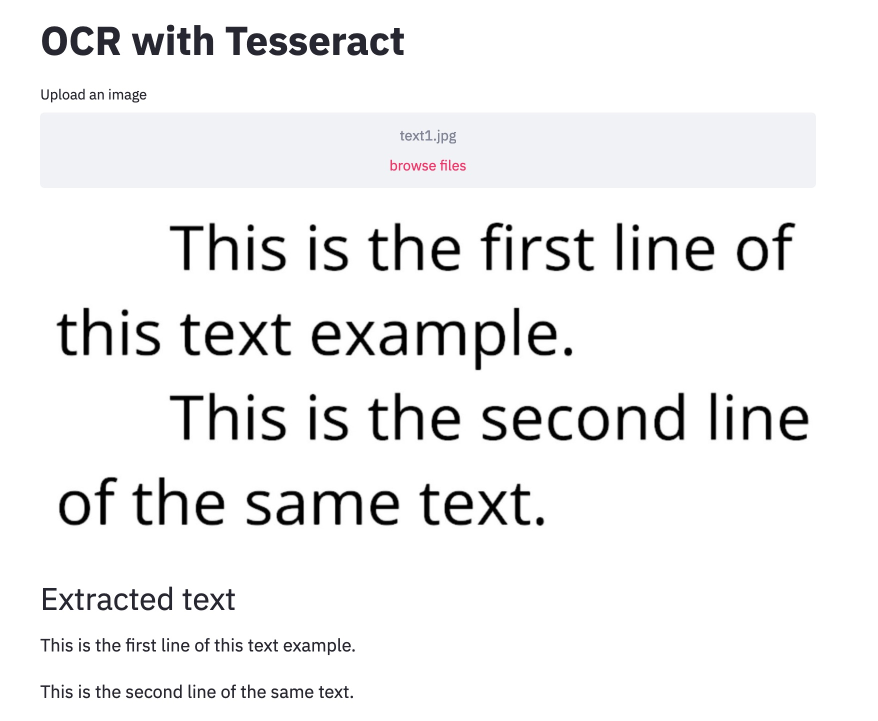
#> input picture Backend/receipts/test.jpeg, 1756 x 1442 px (shown at 1/2 size)
$ python -i Scanner.py   (imports and definitions only)
#> lines starting #> are read from the running program, lines starting #| are printed output that depends on the picture; after the words box and inside, x2 and y2 are one past the last pixel; in counts of white or black regions, pixels touching at a corner belong together
#> further down, picture is the input picture: shape (1442, 1756, 3); mean B, G, R 241.3, 240.8, 240.8
import cv2

import easyocr
from PIL import Image
from google import genai
import json


def function(test_image):
    image = test_image
    gray = cv2.cvtColor(image, cv2.COLOR_BGR2GRAY)
    denoised = cv2.fastNlMeansDenoising(gray, h=30)
    thresh = cv2.adaptiveThreshold(
        denoised, 255, cv2.ADAPTIVE_THRESH_GAUSSIAN_C,
        cv2.THRESH_BINARY, 11, 2
    )
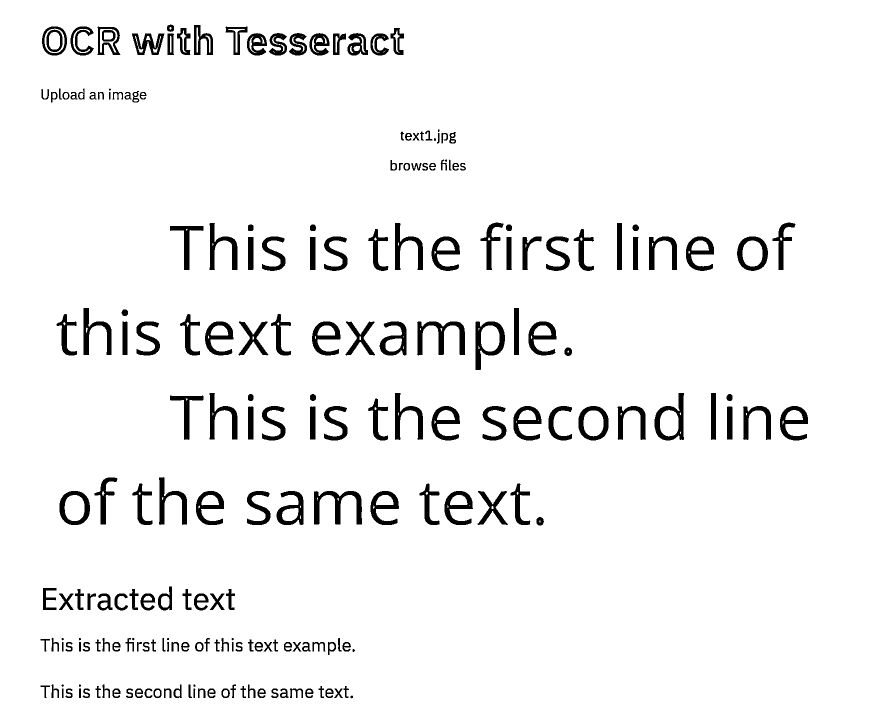
#> thresh: shape (1442, 1756) (shown at 1/2 size); 94.9% white; 220 black regions (12 under 20 px), largest, box (x1, y1, x2, y2) and area: (628, 982, 724, 1049) 2560, (834, 643, 930, 711) 2532, (951, 643, 1010, 740) 2201
    scaled = cv2.resize(thresh, None, fx=2, fy=2, interpolation=cv2.INTER_LINEAR)

    #Clean up the image

    cv2.imwrite("thresh_output.jpg", scaled)
#> (the run stopped early here; a loop or call above may not have finished)
